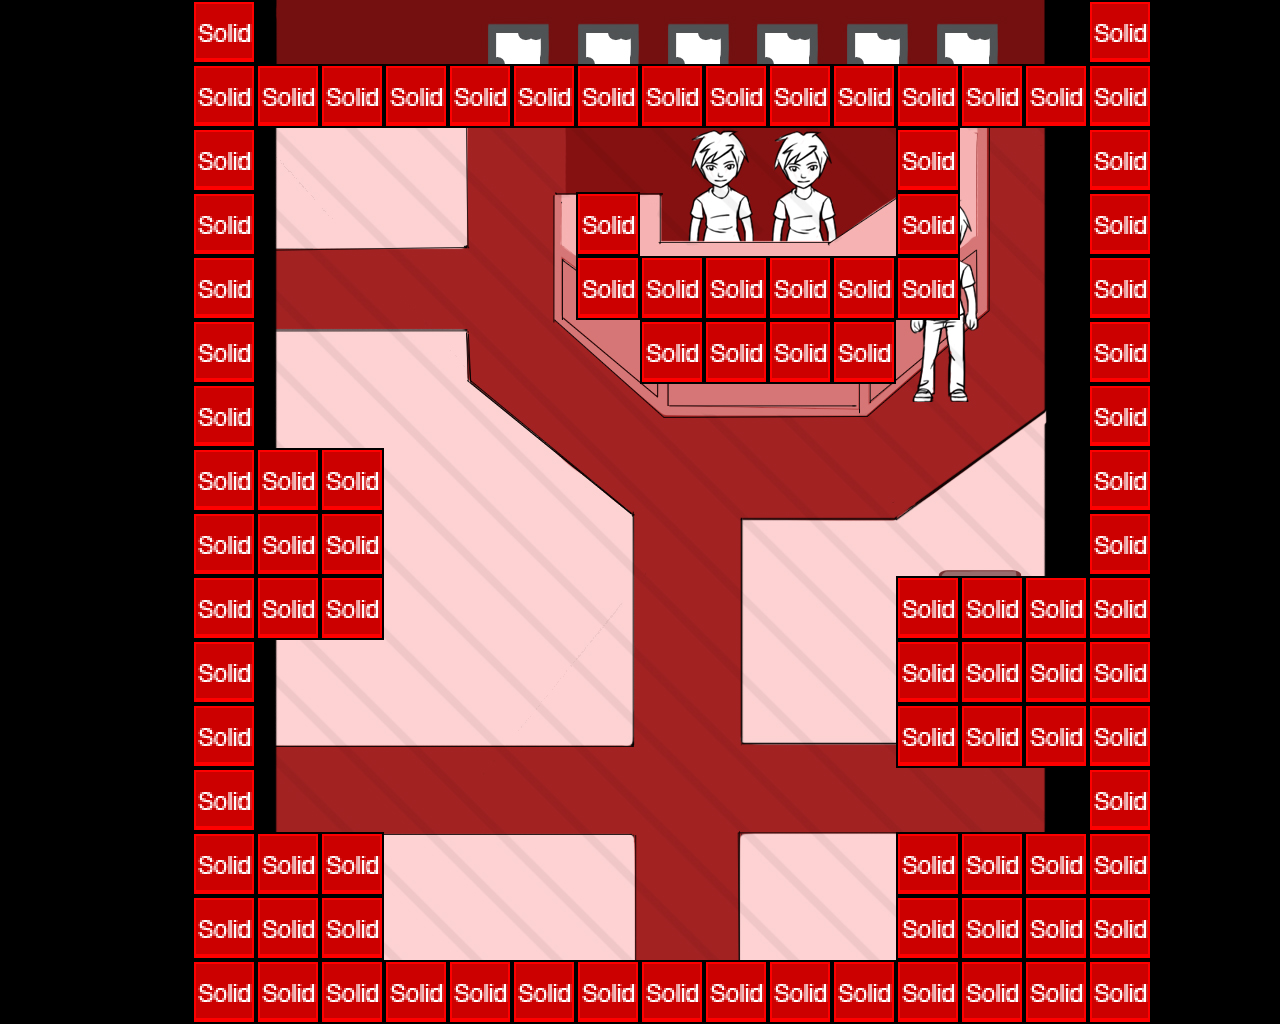

Tiled map render using the project's own tile images. Description and the map definition, with tile-layer contents summarised, below:
An orthogonal 20x16 tile map with 64x64 px tiles, 1 tile layer (collision), 1 image layer and 4 objects (playerObject, itemObject, spawnpoint, LevelSwitch).

<map version="1.0" orientation="orthogonal" width="20" height="16" tilewidth="64" tileheight="64">
 <tileset firstgid="1" name="metatiles64x64" tilewidth="64" tileheight="64">
  <image source="../img/tileset/metatiles64x64.png" width="320" height="64" />
  <tile id="0">
   <properties>
    <property name="type" value="solid" />
   </properties>
  </tile>
  <tile id="1">
   <properties>
    <property name="type" value="platform" />
   </properties>
  </tile>
  <tile id="4">
   <properties>
    <property name="type" value="ladder" />
   </properties>
  </tile>
 </tileset>
 <imagelayer name="GrandHall" width="20" height="16">
  <image source="../img/backgrounds/Grandhall.png" />
 </imagelayer>
 <layer name="collision" width="20" height="16">
  <data>[320 cells, 96 non-empty, 1 distinct tile ids]</data>
 </layer>
 <objectgroup name="Objectlaag 1" width="20" height="16">
  <object name="playerObject" x="641" y="720" width="47" height="51">
   <properties>
    <property name="friction" value="3" />
    <property name="image" value="characterMale" />
    <property name="speedX" value="6" />
    <property name="speedY" value="6" />
    <property name="spriteheight" value="256" />
    <property name="spritewidth" value="128" />
   </properties>
  </object>
  <object name="itemObject" x="326" y="199" width="47" height="51">
   <properties>
    <property name="image" value="pipe1" />
    <property name="spriteheight" value="211" />
    <property name="spritewidth" value="189" />
   </properties>
  </object>
  <object name="spawnpoint" x="348" y="565" width="35" height="38">
   <properties>
    <property name="from" value="dressingroom" />
   </properties>
  </object>
  <object name="LevelSwitch" x="258" y="640" width="63" height="193">
   <properties>
    <property name="direction" value="right" />
    <property name="duration" value="500" />
    <property name="fade" value="FFFFFF" />
    <property name="location" value="spawnpoint" />
    <property name="to" value="dressingroom" />
   </properties>
  </object>
 </objectgroup>
</map>
